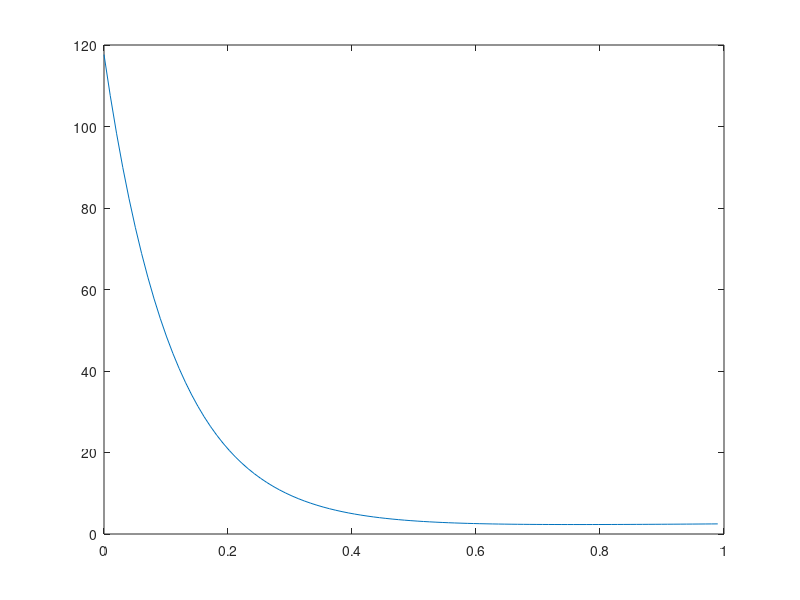
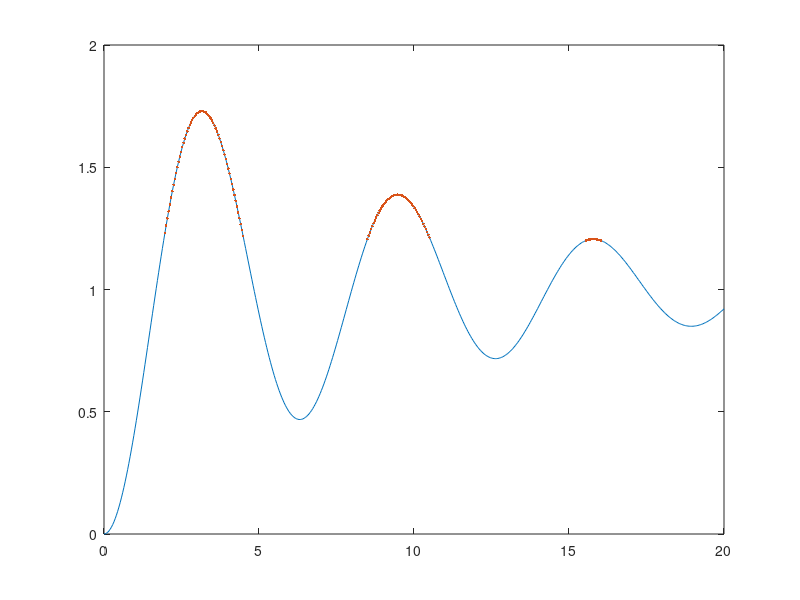
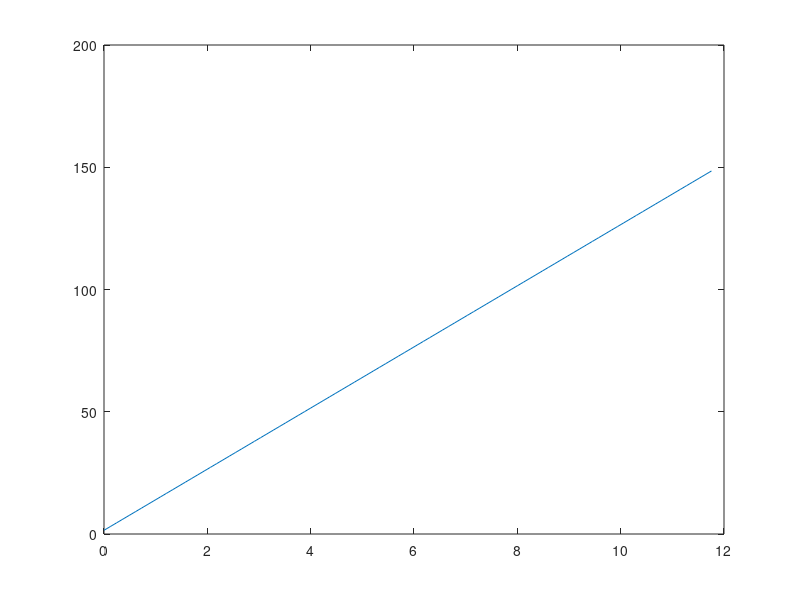
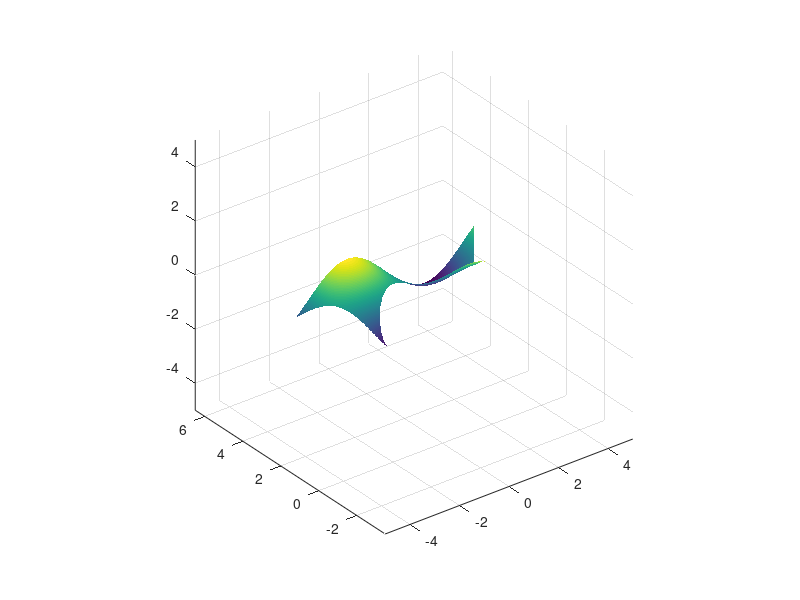

These charts were generated, in order, by the following MATLAB code: (Note: this script raises an error after producing the figures.)
function review
clc;
problem1;
problem2;
problem3;
problem4;
problem5;
problem6;
problem7;
end

function problem1
t = linspace(0,1,100);
i = (exp(t/2))-9*exp(-9*t)/2+9;
dt = t(2)-t(1);
v = 3*(i(2:end)-i(1:end-1))/dt;
figure(1),plot(t(1:end-1),v);
end

function problem2
z =0.1;
t = linspace(0,20,500);
y = 1-exp(-z*t).*((z/sqrt(1-z^2)*sin(t*sqrt(1-z^2))+cos(t*sqrt(1-z^2))));
figure(2),plot(t,y);hold on;
plot(t(y>1.2),y(y>1.2),'.');
disp(['The percentage of y values above 1.2 is ',num2str(size(y(y>1.2))*100/size(y)),'%']);
disp(['Maximum y happens at t = ', num2str(max(t(y>1.2))),'s ']);
disp(['The average of y values above 1.2 is ',num2str(mean(y(y>1.2)))]);
end

function problem3
x = linspace(0,12,100);
dx = x(2)-x(1);
M = 300*x-25/12*x.^3;
v = (M(2:end)-M(1:end-1))/dx;
w = -(v(2:end)-v(1:end-1))/dx;
figure(3),plot(x(1:end-2),w);
end

function problem4
[x,y]=meshgrid(linspace(-5,5,500),linspace(0,3,500));
z = sin(x).*cos(y);
z(y<sqrt(4-x.^2))=NaN;
figure(4),surf(x,y,z);
shading interp;
axis equal;
end

function problem5
N = input('Enter size of array: ');
x = linspace(0,2*pi,N);
y = sin(2.1*x)+cos(4.3*x);
disp(['The maximum y value is: ',num2str(max(y))]);
end

function problem6
l =[3,2.5,3.25]; 
s = 5.679373E-8;
C =[9,1,.5];
T =[500,300,300];
syms j1 j2 j3;
F12 = l(1)+l(2)-l(3)/(2*l(1));
F13 = l(1)+l(3)-l(2)/(2*l(1));
F21 = l(2)+l(1)-l(3)/(2*l(2));
F23 = l(2)+l(3)-l(1)/(2*l(2));
F31 = l(3)+l(1)-l(2)/(2*l(3));
F32 = l(3)+l(2)-l(1)/(2*l(3));
eq1= C(1)*(s*T(1)^4-j1)==F12*(j1-j2)+F13*(j1-j3);
eq2= C(2)*(s*T(2)^4-j2)==F21*(j2-j1)+F23*(j2-j3);
eq3= C(3)*(s*T(3)^4-j1)==F31*(j3-j1)+F32*(j3-j2);
s = solve(eq1,eq2,eq3);
disp(['J1 = ',num2str(double(s.j1)),'J2 = ',num2str(double(s.j2)),'J3 = ',num2str(double(s.j3))]);
end

function problem7
rows = 5000; cols = 4000;
A = zeros(rows,cols);
A(randperm(rows*cols,rows*cols/2)) = 1;
A(randi(rows),randi(cols)) = rand;
disp(A((A>0)&(A<1)));
[r,c]=find((A>0)&(A<1));
disp(['The random number is at row: ',num2str(r),' column: ',num2str(c)]);
end